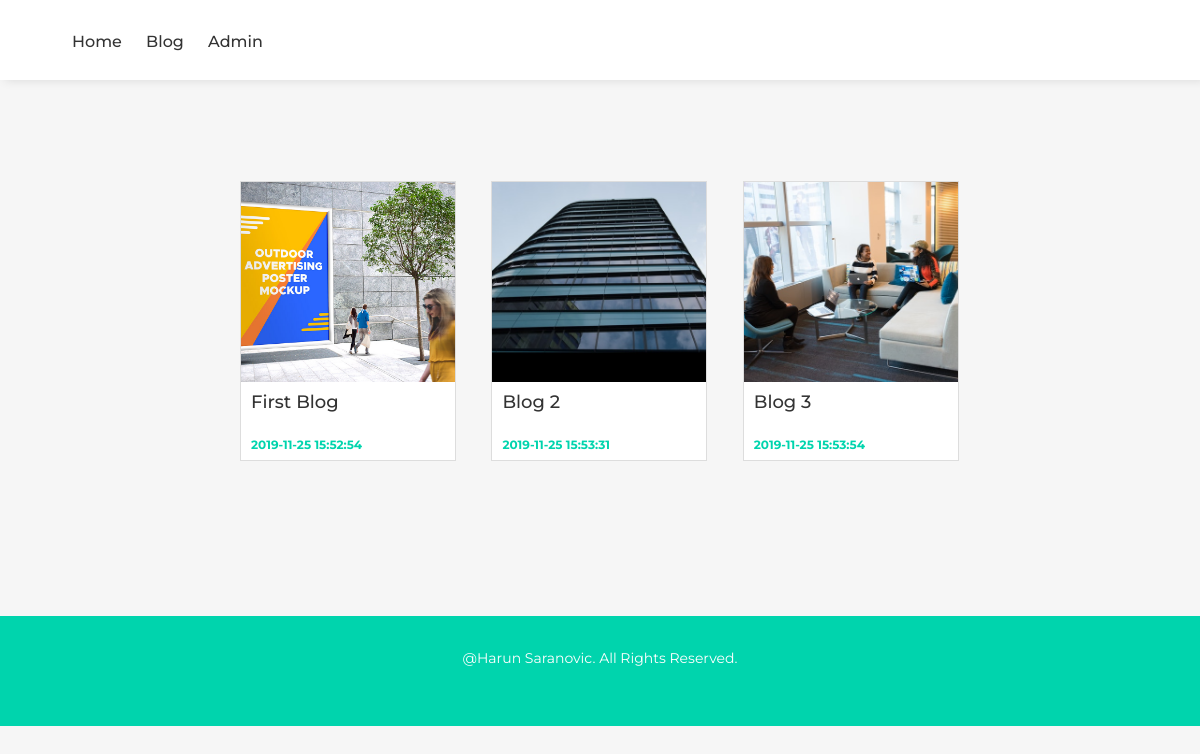
/blogs.php, run on the app's committed database.
### tables this page shows
CREATE TABLE `blog` (
  `id` int(11) NOT NULL,
  `title` varchar(50) NOT NULL,
  `text` varchar(2000) NOT NULL,
  `date` timestamp NOT NULL DEFAULT CURRENT_TIMESTAMP,
  `image` varchar(20) NOT NULL
);

### blogs.php (the view, shortened to what this page needs)
<?php
include 'connect.php';
$sqlqueryblog = "SELECT id, title, date, image FROM blog LIMIT 9 OFFSET 0;";
$blogs = mysqli_query($conn, $sqlqueryblog);
?>
<!doctype html>
<html lang="en">
  <head>
    <link rel="stylesheet" href="https://stackpath.bootstrapcdn.com/bootstrap/4.2.1/css/bootstrap.min.css">
    <link rel="stylesheet" href="scripts/jquery-ui-1.12.1/jquery-ui.min.css">
    <link rel="stylesheet" href="https://use.fontawesome.com/releases/v5.7.1/css/all.css">
    <link rel="stylesheet" href="assets/main.css">
  </head>
  <body>
  <?php include 'incl/header.php'; ?>
    <div class="spacing"></div>
    <div class="spacing"></div>
    <div class="spacing"></div>
  <div class="blog-list">
    <?php
    while($blog = $blogs->fetch_array()){
    ?>
    <a href="blog.php?id=<?php echo $blog['id']; ?>&name=<?php echo $blog['title']; ?>">
      <div class="blog-box">
        <div class="blog-box-img" style="background-image: url(img/<?php echo $blog['image']; ?>)">
        </div>
        <div class="blog-box-title">
          <h3><?php echo $blog['title']; ?></h3>
        </div>
        <h5><?php echo $blog['date']; ?></h5>
      </div>
    </a>
    <?php
    }?>
  </div>
  <div class="spacing"></div>
  <div class="spacing"></div>
  <div class="spacing"></div>
  <footer>
    <span>@Harun Saranovic. All Rights Reserved.</span>
  </footer>
  </body>
  </html>

### assets/main.css (style rules this page uses)
html { overflow-x: hidden; }
body { background-color: #fff; background-color: #fcfcfc; background-color: #f6f6f6; color: #333333; font-family: 'Montserrat', sans-serif; overflow-x: hidden; }
a { color: #00d4ad; }
footer span { padding: 0 5px; font-size: 14px; -border-right: solid 1px #b5a55f; color: white; }
footer { -display: inline; background-color: #00d4ad; width: 100%; text-align: center; min-height: 110px; text-align: center; padding: 30px 0; text-align: center; -margin-top: 1000px; }
.spacing { height: 50px; width: 100%; }
.blog-list { width: 100%; padding: 0 20%; }
.blog-box { width: 30%; background-color: #fff; border: solid 1px #ddd; display: inline-grid; transition: 0.3s; margin-bottom: 5px; }
.blog-list a:nth-child(2) .blog-box { margin: 0 4.3333%; }
.blog-box-img { height: 200px; width: 100%; background-size: cover; background-position: center; }
.blog-box-title h3 { color: #333; font-size: 18px; }
.blog-box-title { padding: 10px 10px; height: 56px; }
.blog-box h5 { padding-left: 10px; font-size: 12px; font-weight: 700; }

### data on the page
blog: image (picture), title "First Blog", date "2019-11-25 15:52:54"
blog: image (picture), title "Blog 2", date "2019-11-25 15:53:31"
blog: image (picture), title "Blog 3", date "2019-11-25 15:53:54"
